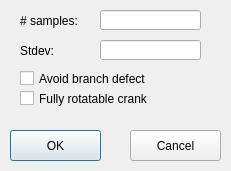
<?xml version="1.0" encoding="UTF-8"?>
<ui version="4.0">
 <class>LinkageSynthesisOptionDialog</class>
 <widget class="QDialog" name="LinkageSynthesisOptionDialog">
  <property name="geometry">
   <rect>
    <x>0</x>
    <y>0</y>
    <width>231</width>
    <height>171</height>
   </rect>
  </property>
  <property name="windowTitle">
   <string>LinkageSynthesisOptionDialog</string>
  </property>
  <widget class="QLabel" name="label">
   <property name="geometry">
    <rect>
     <x>20</x>
     <y>10</y>
     <width>61</width>
     <height>21</height>
    </rect>
   </property>
   <property name="text">
    <string># samples:</string>
   </property>
  </widget>
  <widget class="QLineEdit" name="lineEditNumSamples">
   <property name="geometry">
    <rect>
     <x>100</x>
     <y>10</y>
     <width>101</width>
     <height>20</height>
    </rect>
   </property>
  </widget>
  <widget class="QLabel" name="label_2">
   <property name="geometry">
    <rect>
     <x>20</x>
     <y>40</y>
     <width>61</width>
     <height>21</height>
    </rect>
   </property>
   <property name="text">
    <string>Stdev:</string>
   </property>
  </widget>
  <widget class="QLineEdit" name="lineEditStdDev">
   <property name="geometry">
    <rect>
     <x>100</x>
     <y>40</y>
     <width>101</width>
     <height>20</height>
    </rect>
   </property>
  </widget>
  <widget class="QCheckBox" name="checkBoxAvoidBranchDefect">
   <property name="geometry">
    <rect>
     <x>20</x>
     <y>70</y>
     <width>131</width>
     <height>17</height>
    </rect>
   </property>
   <property name="text">
    <string>Avoid branch defect</string>
   </property>
  </widget>
  <widget class="QCheckBox" name="checkBoxRotatableCrank">
   <property name="geometry">
    <rect>
     <x>20</x>
     <y>90</y>
     <width>131</width>
     <height>17</height>
    </rect>
   </property>
   <property name="text">
    <string>Fully rotatable crank</string>
   </property>
  </widget>
  <widget class="QPushButton" name="pushButtonOK">
   <property name="geometry">
    <rect>
     <x>10</x>
     <y>130</y>
     <width>91</width>
     <height>31</height>
    </rect>
   </property>
   <property name="text">
    <string>OK</string>
   </property>
  </widget>
  <widget class="QPushButton" name="pushButtonCancel">
   <property name="geometry">
    <rect>
     <x>130</x>
     <y>130</y>
     <width>91</width>
     <height>31</height>
    </rect>
   </property>
   <property name="text">
    <string>Cancel</string>
   </property>
  </widget>
 </widget>
 <layoutdefault spacing="6" margin="11"/>
 <resources/>
 <connections/>
</ui>
